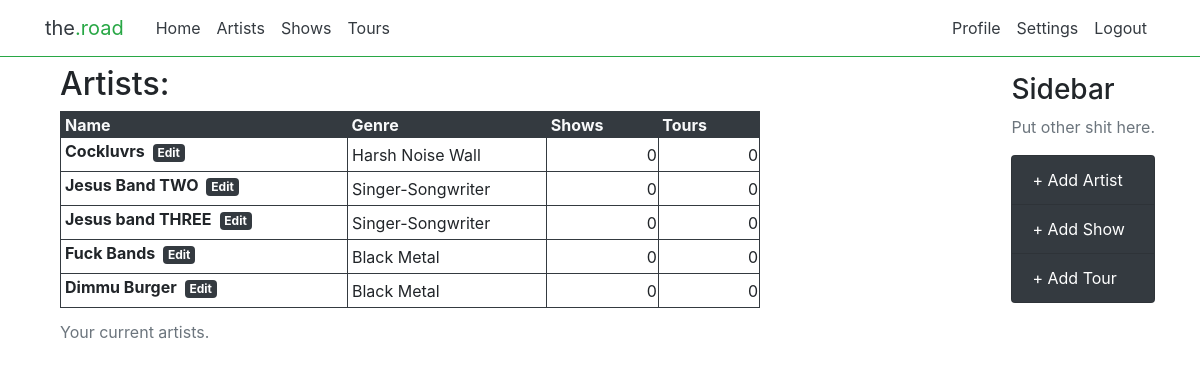
Page /artists/list/ (signed in) on the committed database.
### artists/models.py (models this page shows, shortened)
class Artists(models.Model):
    artist_Name = models.CharField(max_length=200)
    artist_Genre = models.CharField(
        max_length=200, choices=Genres.GENRE_CHOICES)
    artist_IG_Username = models.CharField(max_length=200, blank=True)
    artist_FB_URL = models.URLField(default='', blank=True)
    artist_Spotify_URL = models.URLField(default='', blank=True)
    artist_BC_URL = models.URLField(default='', blank=True)
    artist_Show_Count = models.CharField(
        max_length=200, default='0', blank=True)
    owner_ID = models.CharField(
        max_length=200, default="", blank=True)
    signup_Date = models.DateTimeField(default=timezone.now)

### artists/views.py (the view)
# urls.py: path('list/', views.artists_list, name='artist-list'),
def artists_list(request):
    full_artist_list = Artists.objects.filter(owner_ID=request.user.id)
    context = {'artist_list': full_artist_list}
    return render(request, 'artists/artist-list.html', context)

### artists/templates/artists/artist-list.html
{% extends "artists/base.html" %}
{% block content %}
<h2>Artists:</h2>
<div>
    {% if artist_list %}
    <table class="border border-dark w-100">
        <caption>Your current artists.</caption>
        <thead class="bg-dark text-light text-left">
            <tr>
                <th scope="col" class="pl-1">Name</th>
                <th scope="col" class="pl-1">Genre</th>
                <th scope="col" class="pl-1 pr-4">Shows</th>
                <th scope="col" class="pl-1 pr-4">Tours</th>
            </tr>
        </thead>
        <tbody class="border-bottom border-dark">
            {% for artist in artist_list %}
            <tr class="border-bottom border-dark">
                <th scope="row" class="border-right border-dark pr-3 pl-1">{{ artist.artist_Name }}<a href="#"
                        class="badge badge-dark ml-2 mb-2">Edit</a>
                </th>
                <td class="pl-1 border-right border-dark">{{ artist.artist_Genre }}</td>
                <td class="text-right border-right border-dark">{{ artist.artist_Show_Count }}</td>
                <td class="text-right">0</td>
            </tr>
            {% endfor %}
        </tbody>
    </table>
    {% else %}
    <p>You don't have any artists registered currently.</p>
    <p><a href="{% url 'add-artist' %}">Click here</a> to add one!</p>
    {% endif %}
</div>
{% endblock content %}

### artists/static/styles.css (style rules this page uses)
body { background-color: black !important; color: black; }

### rows in the picture
Artists: artist_Name "Cockluvrs", artist_Genre "Harsh Noise Wall", artist_Show_Count "0"
Artists: artist_Name "Jesus Band TWO", artist_Genre "Singer-Songwriter", artist_Show_Count "0"
Artists: artist_Name "Jesus band THREE", artist_Genre "Singer-Songwriter", artist_Show_Count "0"
Artists: artist_Name "Fuck Bands", artist_Genre "Black Metal", artist_Show_Count "0"
Artists: artist_Name "Dimmu Burger", artist_Genre "Black Metal", artist_Show_Count "0"
